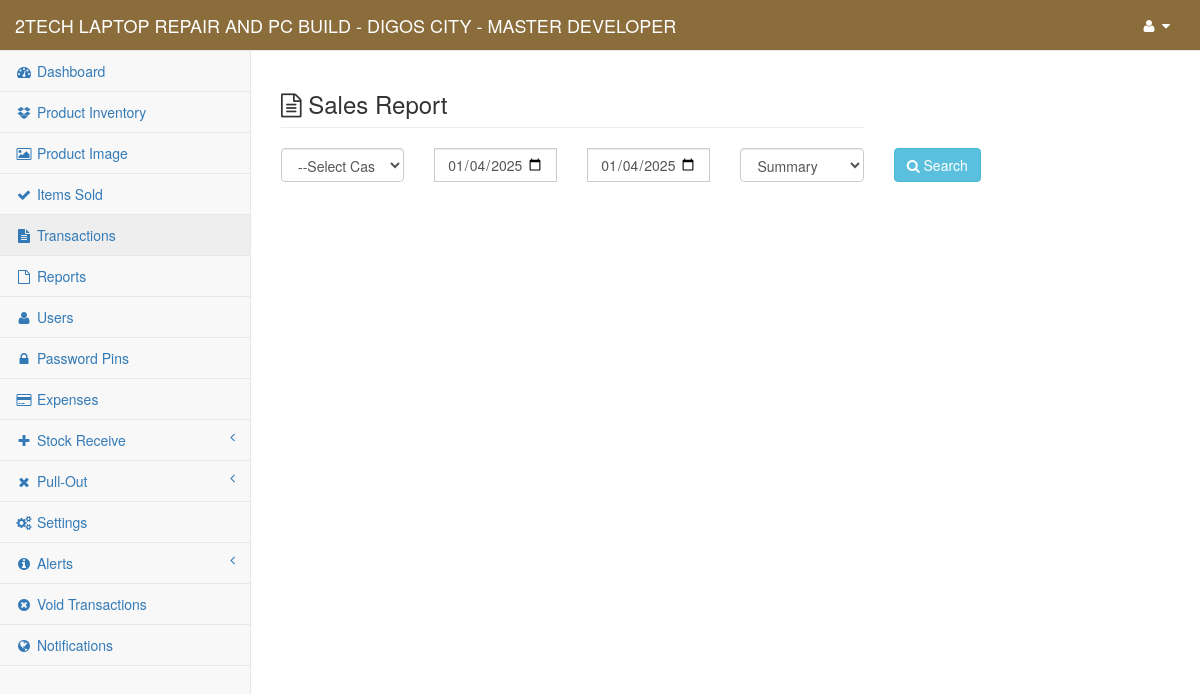
Page /content/admin/sales_report (signed in) on the committed database.
### tables this page shows
CREATE TABLE `gy_my_project` (
  `gy_project` int(1) NOT NULL,
  `gy_project_name` text NOT NULL,
  `gy_project_address` text NOT NULL,
  `gy_system_title` text NOT NULL,
  `gy_year_origin` datetime NOT NULL
);

CREATE TABLE `gy_user` (
  `gy_user_id` int(10) NOT NULL,
  `gy_user_code` varchar(8) NOT NULL,
  `gy_full_name` varchar(255) NOT NULL,
  `gy_username` varchar(50) NOT NULL,
  `gy_password` varchar(100) NOT NULL,
  `gy_user_type` int(5) NOT NULL,
  `gy_user_status` int(1) NOT NULL,
  `gy_branch_id` int(11) NOT NULL
);

### conf/my_project.php (called while the page is built, shortened)
<?php
	include 'conn.php';
	$find_my_data=$link->query("SELECT * From `gy_my_project` Where `gy_project`='1'");
	$my_project_detail=$find_my_data->fetch_array();
	$my_project_name = $my_project_detail['gy_project_name'];
?>

### content/admin/session.php (called while the page is built, shortened)
<?php
    $user_id = $_SESSION['fus_user_id'];
    $identify_user=$link->query("Select * From `gy_user` Where `gy_user_id`='$user_id'");
    $row=$identify_user->fetch_array();
    $user_info = $row['gy_full_name'];
?>

### content/admin/sales_report.php (the view, shortened to what this page needs)
<?php
    include("../../conf/function.php");
    include("session.php");
    include("../../conf/my_project.php");
    $my_project_header_title = "Sales Report";
?>
<!DOCTYPE html>
<html lang="en">
    <?php include 'head.php'; ?>
<body>
    <div id="wrapper">
        <?php include 'nav.php'; ?>
        <div id="page-wrapper">
            <div class="row">
                <div class="col-lg-8">
                    <h3 class="page-header"><i class="fa fa-file-text-o"></i> <?php echo $my_project_header_title; ?></h3>
                </div>
                <div class="col-lg-4">
                </div>
            </div>
            <div class="row">
                <div class="col-md-12">
                    <div class="row">
                        <form method="post" enctype="multipart/form-data" action="redirect_manager">
                            <div class="col-md-2">
                                <div class="form-group">
                                    <select class="form-control" name="my_cashier" required>
                                        <option value="">--Select Cashier--</option>
                                    </select>
                                </div>
                            </div>
                            <div class="col-md-2">
                                <div class="form-group">
                                    <input type="date" class="form-control" name="my_date_report_f" id="my_date_report1" style="border-radius: 0px;" value="<?php echo date('Y-m-d'); ?>" required>
                                </div>
                            </div>
                            <div class="col-md-2">
                                <div class="form-group">
                                    <input type="date" class="form-control" name="my_date_report_t" id="my_date_report2" style="border-radius: 0px;" value="<?php echo date('Y-m-d'); ?>" required>
                                </div>
                            </div>
                            <div class="col-md-2">
                                <div class="form-group">
                                    <select class="form-control" name="condition" required>
                                        <option value="0">Summary</option>
                                    </select>
                                </div>
                            </div>
                            <div class="col-md-2">
                                <div class="form-group">
                                    <button type="submit" name="submit_sales_report_sales" class="btn btn-info" title="click to search"><i class="fa fa-search"></i> Search</button>
                                </div>
                            </div>
                        </form>
                    </div>
                </div>
            </div>
        </div>
    </div>
</body>
</html>

### content/admin/nav.php (shortened to what this page needs)
<nav class="navbar navbar-default navbar-static-top" role="navigation" style="margin-bottom: 0; background-color: #8a6d3b; color: #fff;">
    <div class="navbar-header">
        <a class="navbar-brand" href="index"><span style="text-transform: uppercase; color: #fff;"><?php echo $my_project_name; ?> <?php echo $my_project_title; ?> - <?php echo $user_info ?></span></a>
    </div>
    <div class="full-right">
    <ul class="nav navbar-top-links navbar-right">
        <li class="dropdown">
            <a class="dropdown-toggle" data-toggle="dropdown" id="navi" href="#">
                <i class="fa fa-user fa-fw"></i>  <i class="fa fa-caret-down"></i>
            </a>
        </li>
    </ul>
    </div>
        <?php include("side-panel.php"); ?>
</nav>

### content/admin/nav.php (style rules this page uses)
#navi { color: #fff; }

### rows in the picture
gy_my_project: gy_project_name "2TECH LAPTOP REPAIR AND PC BUILD - DIGOS CITY"
gy_user: gy_full_name "MASTER DEVELOPER"

### other values in the picture
$my_project_header_title "Sales Report"
